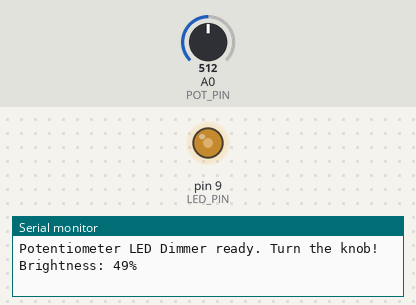
Bench run of a sketch on a simulated Arduino Uno, built with avr-gcc and run on an emulated ATmega328P. On the bench: output pins drawn as LEDs (lit = HIGH), the last lines printed to the serial monitor. Inputs (shaded band) come from the test bench; at power-on: A0 (POT_PIN) = 512.

Above: at 1.2 s.
1.3 s: A0 (POT_PIN) set to 716
At 1.9 s:
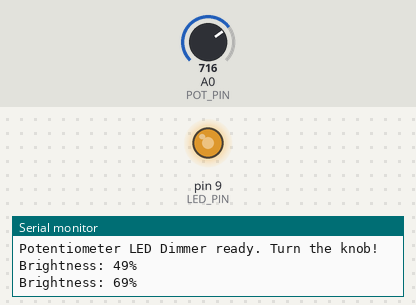
2.8 s: A0 (POT_PIN) set to 900
At 3.3 s:
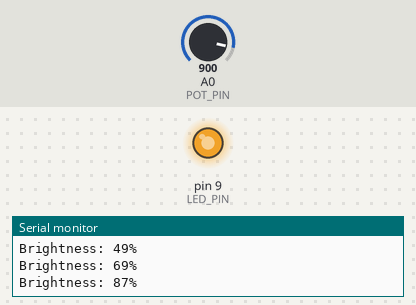
4.3 s: A0 (POT_PIN) set to 245
At 4.7 s:
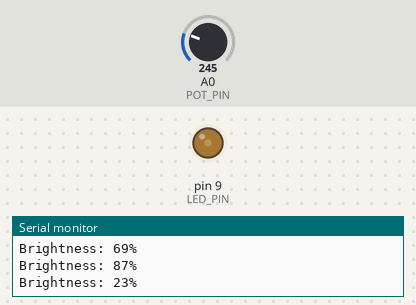
5.8 s: A0 (POT_PIN) set to 0
At 6.1 s:
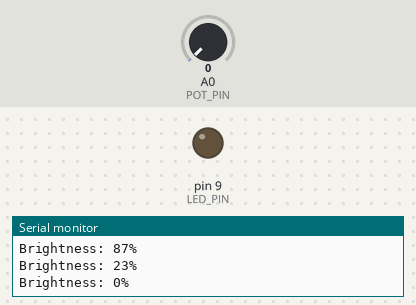
7.3 s: A0 (POT_PIN) set to 511
At 8.7 s:
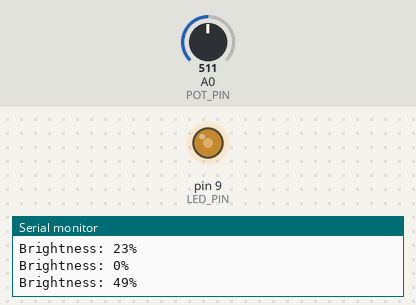
Timing chart, 0 to 9.8 s (numbered marks = the images above; inputs shaded):
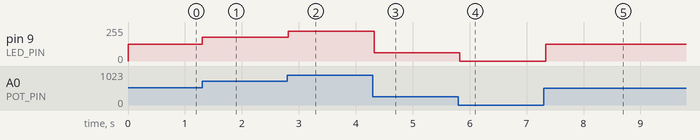

The sketch:

Potentiometer-LED-Dimmer.ino
```cpp
// 006 - Potentiometer LED Dimmer
// Turn the potentiometer knob to smoothly dim and brighten an LED.
// The Serial Monitor shows the brightness as a percentage (0-100%).
// Board: Arduino Uno
// Wiring: Potentiometer outer pins -> 5V and GND, wiper (middle) -> A0.
//         LED anode -> pin 9 through a 220 ohm resistor, cathode -> GND.

// Pin and range constants
const int POT_PIN = A0;     // Potentiometer wiper on analog input A0
const int LED_PIN = 9;      // LED on pin 9, which supports PWM (marked with ~)
const int PWM_MIN = 0;      // Fully off
const int PWM_MAX = 255;    // Fully on (8-bit PWM range)

int lastPercent = -1;       // Used so we only print when the value really changes

void setup() {
  pinMode(LED_PIN, OUTPUT);
  Serial.begin(9600);
  Serial.println("Potentiometer LED Dimmer ready. Turn the knob!");
}

void loop() {
  // Read the pot: analogRead() returns 0 (min) to 1023 (max)
  int potValue = analogRead(POT_PIN);

  // Map the 0-1023 input range onto the 0-255 PWM output range
  int brightness = map(potValue, 0, 1023, PWM_MIN, PWM_MAX);

  // analogWrite() uses PWM to fake an intermediate voltage, which
  // makes the LED appear dimmer or brighter to your eye
  analogWrite(LED_PIN, brightness);

  // Convert the duty cycle to a friendly 0-100% figure
  int percent = map(brightness, PWM_MIN, PWM_MAX, 0, 100);

  // Only send a new line when the percentage has actually changed
  if (percent != lastPercent) {
    Serial.print("Brightness: ");
    Serial.print(percent);
    Serial.println("%");
    lastPercent = percent;
  }

  delay(50);  // Small pause keeps the Serial Monitor readable
}
```

Measured:
- after the input at 1.3 s, pin 9 (LED_PIN): 127/255 → 178/255 at once
- after the input at 2.8 s, pin 9 (LED_PIN): 178/255 → 224/255 at once
- after the input at 4.3 s, pin 9 (LED_PIN): 224/255 → 61/255 at once
- after the input at 5.8 s, pin 9 (LED_PIN): 61/255 → 0/255 at once
- after the input at 7.3 s, pin 9 (LED_PIN): 0/255 → 127/255 at once
